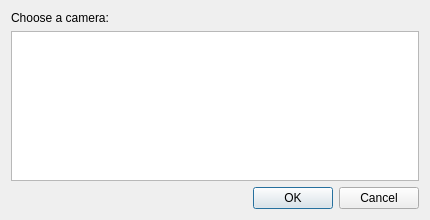
<?xml version="1.0" encoding="UTF-8"?>
<ui version="4.0">
 <class>CameraDialog</class>
 <widget class="QDialog" name="CameraDialog">
  <property name="geometry">
   <rect>
    <x>0</x>
    <y>0</y>
    <width>430</width>
    <height>220</height>
   </rect>
  </property>
  <property name="windowTitle">
   <string>Dialog</string>
  </property>
  <layout class="QGridLayout" name="gridLayout">
   <item row="0" column="0">
    <widget class="QLabel" name="label">
     <property name="text">
      <string>Choose a camera:</string>
     </property>
    </widget>
   </item>
   <item row="1" column="0">
    <widget class="QListView" name="listView"/>
   </item>
   <item row="2" column="0">
    <widget class="QDialogButtonBox" name="buttonBox">
     <property name="orientation">
      <enum>Qt::Horizontal</enum>
     </property>
     <property name="standardButtons">
      <set>QDialogButtonBox::Cancel|QDialogButtonBox::Ok</set>
     </property>
     <property name="centerButtons">
      <bool>false</bool>
     </property>
    </widget>
   </item>
  </layout>
 </widget>
 <resources/>
 <connections>
  <connection>
   <sender>buttonBox</sender>
   <signal>accepted()</signal>
   <receiver>CameraDialog</receiver>
   <slot>accept()</slot>
   <hints>
    <hint type="sourcelabel">
     <x>248</x>
     <y>254</y>
    </hint>
    <hint type="destinationlabel">
     <x>157</x>
     <y>274</y>
    </hint>
   </hints>
  </connection>
  <connection>
   <sender>buttonBox</sender>
   <signal>rejected()</signal>
   <receiver>CameraDialog</receiver>
   <slot>reject()</slot>
   <hints>
    <hint type="sourcelabel">
     <x>316</x>
     <y>260</y>
    </hint>
    <hint type="destinationlabel">
     <x>286</x>
     <y>274</y>
    </hint>
   </hints>
  </connection>
 </connections>
</ui>
